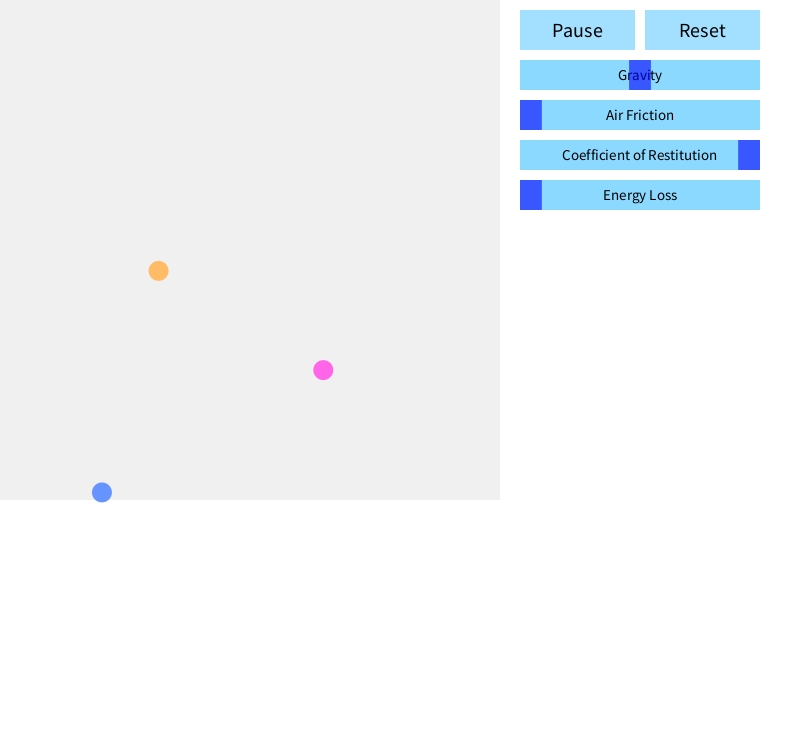
Frame 1 (no input)
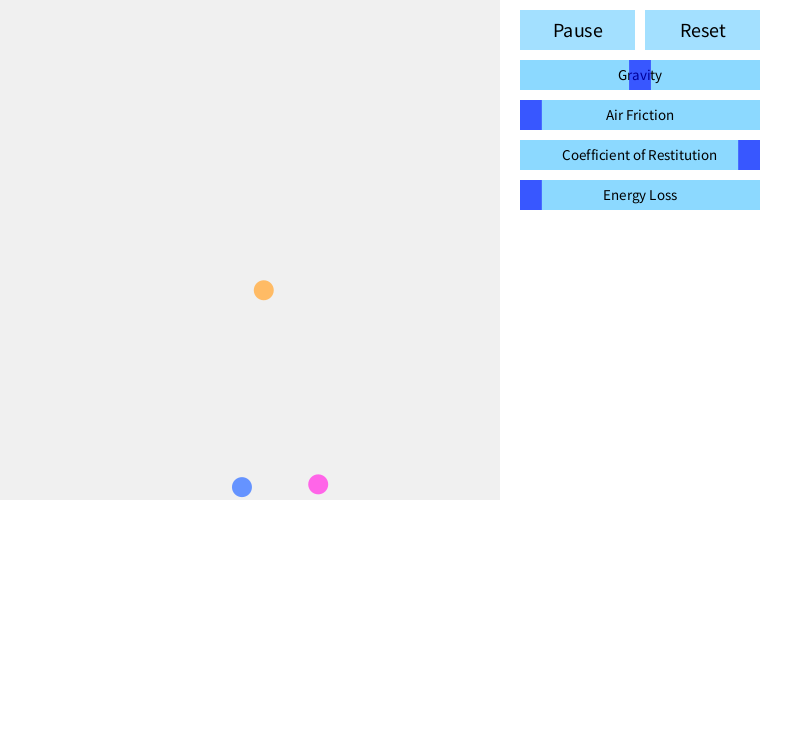
Frame 60 (the mouse pressed at the canvas centre just before this capture)
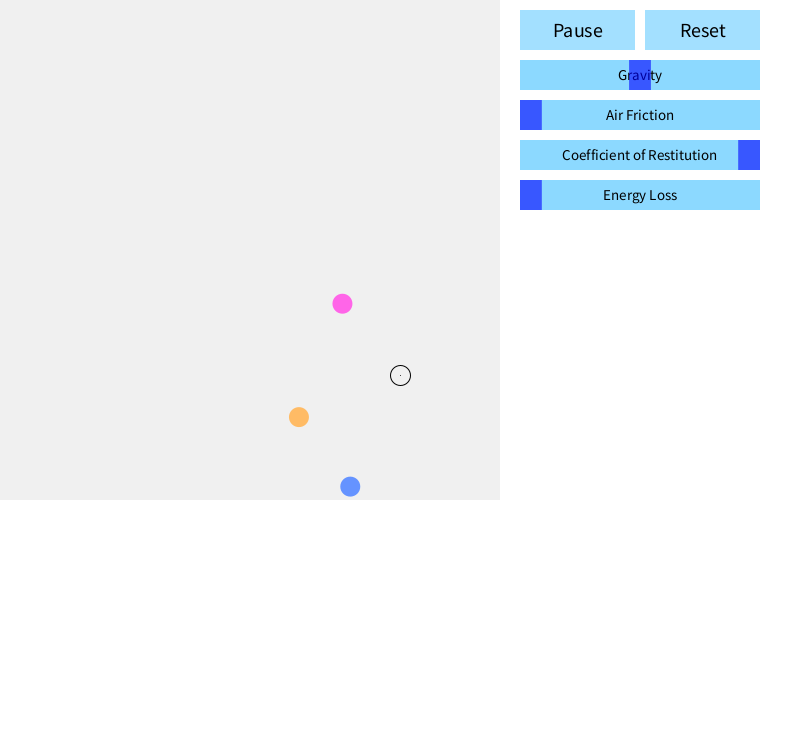
Frame 120 (the mouse held since frame 60 and released just before this capture)

The Processing sketch that drew these frames (run headless with seeded random() and noise(); from frame 60 on, the mouse is pressed at the canvas centre):

// Processing sketch: ball
// ── ball.pde
final int skipRate = 5;

//Controls

final int CS_NORMAL =  0, 
CS_HOVER = 1, 
CS_PRESS = 2, 
CS_CLICK = 3, 
CS_RELEASE = 4;

boolean _Control_input_capture =false;

class Control
{
  public float x, y, w, h;
  public color fg, bg;
  int state;
  Control()
  {
  }
  Control(float x_pos, float y_pos, float Width, float Height, color foreground, color background)
  {
    state = CS_NORMAL;
    x = x_pos;
    y = y_pos;
    w = Width;
    h = Height;
    fg = foreground;
    bg = background;
  }
  void draw()
  {
    noStroke();
    fill(bg, 192);
    rect(x, y, w, h);
  }
  int hitTest()
  {
    if (mouseX>=x&&mouseX-x<=w)
    {
      if (mouseY>=y&&mouseY-y<=h)
      {
        // Mouse in area
        if (mousePressed)
        {
          if (state == CS_HOVER)
          {
            // Click
            state = CS_PRESS;
            return CS_CLICK;
          }
          if (state == CS_PRESS)
          {
            // Hold
            return CS_PRESS;
          }
          if (state == CS_NORMAL)
          {
            // Hold and enter
            return CS_NORMAL;
          }
        }
        if (state == CS_PRESS)
        {
          state = CS_HOVER;
          return CS_RELEASE;
        }
        state = CS_HOVER;
        return CS_HOVER;
      }
    }
    state = CS_NORMAL;
    return CS_NORMAL;
  }
}

class Slider extends Control
{
  public float value;
  public String caption;
  public color textcolor;
  Slider(String title, float init_val, float x_pos, float y_pos, float Width, float Height, color blockColor, color textColor, color background)
  {
    caption = title;
    state = CS_NORMAL;
    x = x_pos;
    y = y_pos;
    w = Width/1.1;
    h = Height;
    fg = blockColor;
    bg = background;
    textcolor = textColor;
    value = init_val;
  }
  void draw()
  {
    // Reset Out-of-Bounds
    if (value<0)
    {
      value = 0;
    }
    if (value>1)
    {
      value = 1;
    }
    float w_temp = w; // Slider background must be complete
    w*=1.1;
    super.draw();
    fill(textcolor);
    textAlign(CENTER, CENTER);
    textSize(h/2);
    text(caption, x+w/2, y+h/2);
    w = w_temp; // Set back for slider drawing
    // Draw Slider
    noStroke();
    switch(state)
    {
    case CS_NORMAL:
      fill(fg, 153);
      break;
    case CS_HOVER:
      fill(fg, 255);
      break;
    case CS_PRESS:
      fill(fg, 192);
      break;
    }
    rect(x+value*w, y, w/10, h);
  }
  float drag_begin_displacement; // Temp variable for dragging
  float value0;
  private void updateVal()
  {
    value = value0 + ((float)((mouseX-drag_begin_displacement)))/((float)w);
    if (value<0)
    {
      value = 0;
    }
    if (value>1)
    {
      value = 1;
    }

  }
  int hitTest()
  {
    if (_Control_input_capture&&state!=CS_PRESS)
    {
      return CS_NORMAL;
    }
    // WORK CONTINUES HERE
    if (mouseY>=y&&mouseY-y<=h)
    {
      if (mouseX>=x+value*w&&mouseX-(x+value*w)<=w/10&&value>=0&&value<=1)
      {
        // Mouse on block
        if (mousePressed)
        {
          // Update value
          if (state == CS_NORMAL)
          {
            // Hold mouse and enter
            return CS_NORMAL;
          }
          if (state == CS_HOVER)
          {
            // Just Began dragging
            drag_begin_displacement = mouseX;
            value0 = value;
          }
          updateVal();
          state = CS_PRESS;
          return CS_PRESS;
        }
        state = CS_HOVER;
        return CS_HOVER;
      }
      // Outside, fall out
    }
    if (mousePressed&&state==CS_PRESS&&value>=0&&value<=1)
    {
      // Drag out of region, but continue
      updateVal();
      return CS_PRESS;
    }
    state = CS_NORMAL;
    return CS_NORMAL;
  }
}

class Button extends Control
{
  public String caption;
  Button()
  {
  }
  Button(String Title, float x_pos, float y_pos, float Width, float Height, color textColor, color background)
  {
    caption = Title;
    x = x_pos;
    y = y_pos;
    w = Width;
    h = Height;
    fg = textColor;
    bg = background;
  }
  void draw()
  {
    noStroke();
    switch(state)
    {
    case CS_NORMAL:
      fill(bg, 153);
      break;
    case CS_HOVER:
      fill(bg, 255);
      break;
    case CS_PRESS:
      fill(bg, 192);
      break;
    }
    rect(x, y, w, h);
    fill(fg);
    textSize(h/2);
    textAlign(CENTER, CENTER);
    text(caption, x+w/2, y+h/2);
    // This line has an unknown problem with processing.js
    // the text(String, int, int, int, int) will never draw
    // So I have to do it in another way
  }
}

class StateButton extends Button
{
  public boolean selected;
  StateButton(boolean Selected, String Title, float x_pos, float y_pos, float Width, float Height, color textColor, color background)
  {
    selected = Selected;
    caption = Title;
    x = x_pos;
    y = y_pos;
    w = Width;
    h = Height;
    fg = textColor;
    bg = background;
  }
  void draw()
  {
    noStroke();
    switch(state)
    {
    case CS_NORMAL:
      if (selected)
      {
        fill(bg, 255);
      } else
      {
        fill(bg, 153);
      }
      break;
    case CS_HOVER:
      fill(bg, 255);
      break;
    case CS_PRESS:
      fill(bg, 192);
      break;
    }
    rect(x, y, w, h);
    fill(fg);
    textSize(h/2);
    textAlign(CENTER, CENTER);
    text(caption, x+w/2, y+h/2);
  }
  int hitTest()
  {
    int test_result = super.hitTest();
    if (test_result == CS_CLICK)
    {
      selected = true;
    }
    return test_result;
  }
}

class Switch extends Button
{
  public boolean value;
  Switch(boolean initVal, String Title, float x_pos, float y_pos, float Width, float Height, color textColor, color background)
  {
    value = initVal;
    caption = Title;
    x = x_pos;
    y = y_pos;
    w = Width;
    h = Height;
    fg = textColor;
    bg = background;
  }  
  int hitTest()
  {
    int result = super.hitTest();
    if (result == CS_CLICK)
    {
      value = !value;
    }
    return result;
  }
  void draw()
  {
    super.draw();
    stroke(#FFFFFF);
    if (value)
    {
      fill(#00ff00, 255);
    } else
    {
      fill(#666666, 153);
    }
    ellipse(x+8, y+h/2, h/2, h/2);
  }
}

// Data Structure Declarations

class point
{
  public float x, y;
  point()
  {
    x=0;
    y=0;
  }
  point(float x0, float y0)
  {
    x=x0;
    y=y0;
  }
}


// Global Environment Controllers

float g = 500, af=1, cofr = 1, eloss=0;

float cx=500, cy=500;

// Main Class declaration

class Ball
{
  // Instance variables
  public float x, y;
  public float vx, vy;
  public float r, m;
  color tint;
  // Contructors
  Ball()
  {
    x=0;
    y=0;
    vx=0;
    vy=0;
    r=10;
    m=1;
    colorMode(HSB, 360, 100, 100);
    tint = color(random(0, 360), 60, 100);
  }
  Ball(float x0, float y0, float v0x, float v0y, float radius, float mass)
  {
    x=x0;
    y=y0;
    vx=v0x;
    vy=v0y;
    r=radius;
    m=mass;
    colorMode(HSB, 360, 100, 100);
    tint = color(random(0, 60)*6, 60, 100);
  }
  void move()
  {
    // collision detection
    if (x<r)
    {
      x=r+(r-x);
      vx*=-1;
      vx*=(1-eloss);
    }
    if (x>cx-r)
    {
      x=cx-r+(cx-r-x);
      vx*=-1;
      vx*=(1-eloss);
    }
    if (y<r)
    {
      y=r+r-y;
      vy*=-1;
      vy*=(1-eloss);
    }
    vy-=(g/frameRate/skipRate);
    x+=vx/frameRate/skipRate;
    y+=vy/frameRate/skipRate;
    // Air friction
    vx *= af;
    vy *= af;
  }
  void draw()
  {
    colorMode(RGB);
    noStroke();
//    stroke(#000000);
    fill(tint);
    // draw in real coordinate system

    ellipse(mapx(x), mapy(y), 2*r, 2*r);
  }
}

float mapx(float x)
{
  return x;
}
float mapy(float y)
{
  return 500-y;
}

// Controls

//Sliders
Slider gravity_ctrl = new Slider("Gravity", 0.5, 520, 60, 240, 30, #0000ff, #000000, #66ccff);
Slider af_ctrl = new Slider("Air Friction", 0, 520, 100, 240, 30, #0000ff, #000000, #66ccff);
Slider cofr_ctrl = new Slider("Coefficient of Restitution", 1, 520, 140, 240, 30, #0000ff, #000000, #66ccff);
Slider eloss_ctrl = new Slider("Energy Loss", 0, 520, 180, 240, 30, #0000ff, #000000, #66ccff);


//Buttons
Button pause =  new Button("Pause", 520, 10, 115, 40, #000000, #66ccff);
Button iterate = new Button("Reset", 645, 10, 115, 40, #000000, #66ccff);


// Global variables
Ball[] balls = new Ball[64];
int count = 3;
int state = 0;
float tempmousex, tempmousey;
boolean pausebutton = false;


// Functions 

float cast_shadow(float leng, float theta)
{
  return leng*cos(abs(theta));
}

void collide(Ball b1, Ball b2)  // COLLISION!!!
{
  // Decide baselines
  float thetaa = atan((b1.y-b2.y)/(b1.x-b2.x));
  float thetab;
  if (thetaa >= HALF_PI)
  {
    thetab = thetaa - HALF_PI;
  } else
  {
    thetab = thetaa + HALF_PI;
  }

  // decompose v
  float va1 = cast_shadow(b1.vx, thetaa) + cast_shadow(b1.vy, thetaa-HALF_PI);
  float vb1 = cast_shadow(b1.vx, thetab) + cast_shadow(b1.vy, thetab-HALF_PI);
  float va2 = cast_shadow(b2.vx, thetaa) + cast_shadow(b2.vy, thetaa-HALF_PI);
  float vb2 = cast_shadow(b2.vx, thetab) + cast_shadow(b2.vy, thetab-HALF_PI);
  // a collide with each other on, while b remains
  float new_va1 = ((b1.m-b2.m)*va1+2*b2.m*va2)/(b1.m+b2.m);
  float new_va2 = ((b2.m-b1.m)*va2+2*b1.m*va1)/(b1.m+b2.m);
  // put v back
  float new_v1x = cast_shadow(new_va1, thetaa) + cast_shadow(vb1, thetaa-HALF_PI);
  float new_v1y = cast_shadow(new_va1, thetab) + cast_shadow(vb1, thetab-HALF_PI);  
  float new_v2x = cast_shadow(new_va2, thetaa) + cast_shadow(vb2, thetaa-HALF_PI);
  float new_v2y = cast_shadow(new_va2, thetab) + cast_shadow(vb2, thetab-HALF_PI);
  // deal with energy loss
  new_v1x*=(1-eloss);
  new_v1y*=(1-eloss);
  new_v2x*=(1-eloss);
  new_v2y*=(1-eloss);
  // apply coe
  float dx = (new_v1x - new_v2x)/2;
  float dy = (new_v1y - new_v2y)/2;
  float x_loss = dx*(1-cofr);
  float y_loss = dy*(1-cofr);
  new_v1x-=x_loss;
  new_v1y-=y_loss;
  new_v2x+=x_loss;
  new_v2y+=y_loss;
  b1.vx = new_v1x*(1-eloss);
  b1.vy = new_v1y*(1-eloss);
  b2.vx = new_v2x*(1-eloss);
  b2.vy = new_v2y*(1-eloss);
  //  println(new_v1x+" "+new_v1y+" "+new_v2x+" "+new_v2y);
}

void collision_detect()
{
  for (int i = 0; i < count; i++)
  {
    for (int j = i + 1; j < count; j++)
    {
      if (dist(balls[i].x, balls[i].y, balls[j].x, balls[j].y) <= balls[i].r+balls[j].r)
      {
        // Resolve position overlapping
        float theta = atan((balls[i].y-balls[j].y)/(balls[i].x-balls[j].x));
        float midx = (balls[i].x+balls[j].x)/2;
        float midy = (balls[i].y+balls[j].y)/2;
        float exd = (balls[i].r+balls[j].r)/2;
        if (balls[i].x>midx)
        {
          balls[i].x = midx + exd * cos(theta);
          balls[j].x = midx - exd * cos(theta);
        } else
        {
          balls[i].x = midx - exd * cos(theta);
          balls[j].x = midx + exd * cos(theta);
        }
        if (balls[i].y>midy)
        {
          balls[i].y = midy + exd * sin(theta);
          balls[j].y = midy - exd * sin(theta);
        } else
        {
          balls[i].y = midy - exd * sin(theta);
          balls[j].y = midy + exd * sin(theta);
        }
        // Collide
        collide(balls[i], balls[j]);
      }
    }
  }
}

void setup()
{
  size(800, 750);
  frameRate(100);
  for (int i = 0; i != count; i++)
  {
  balls[i] = new Ball(random(0, 500), random(0, 500), random(-500, 500), random(-500, 500), 10, 1);
  }
}


void control_update()
{
  //Buttons & Sliders
  if (pause.hitTest() == CS_CLICK) {
    if (pausebutton == false) {
      pausebutton = true;
      pause.caption = "Play";
    } else if (pausebutton == true) {
      pausebutton = false;
      pause.caption = "Pause";
    }
  }
  if (iterate.hitTest() == CS_CLICK) {
    count = 0;
  }
  if (gravity_ctrl.hitTest() == CS_PRESS) {
    g = gravity_ctrl.value*1000;
  }
  if (af_ctrl.hitTest() == CS_PRESS) {
    af = 0.999+(1-af_ctrl.value)*0.001;
  }
  if (cofr_ctrl.hitTest() == CS_PRESS) {
    cofr = cofr_ctrl.value;
  }
  if (eloss_ctrl.hitTest() == CS_PRESS) {
    eloss = eloss_ctrl.value;
  }

  pause.draw();
  iterate.draw();
  gravity_ctrl.draw();
  af_ctrl.draw();
  cofr_ctrl.draw();
  eloss_ctrl.draw();
}

boolean isDragging = false;

void draw()
{
  colorMode(RGB, 255, 255, 255);
  background(#ffffff);
  noStroke();
  fill(#f0f0f0);
  rect(0,0,500,500);
  for (int i=0; i!=count; i++)
  {
    balls[i].draw();
  }
  if (!pausebutton)
  {
    for (int i=0; i!=skipRate; i++)
    {
      for (int j=0; j!=count; j++)
      {
        collision_detect();
        balls[j].move();
      }
    }
  }
  if (isDragging)
  {
    stroke(#000000);
    noFill();
    ellipse(tempmousex, tempmousey, 20, 20);
    line(tempmousex, tempmousey, mouseX, mouseY);
  }

  control_update();
}

void mousePressed()
{
  // Detect mouse launch input
  if (mouseX > 10 && mouseX < 490 && mouseY > 10 && mouseY < 490)
  {
    if (state == 0 && count != 64) {
      isDragging = true;
      tempmousex = mouseX;
      tempmousey = mouseY;
      state = 1;
    }
  }
  else
  {
    state = 0;
  }
}

void mouseReleased()
{
  isDragging = false;
  float distance, xdist, ydist;
  if (state == 1) {
    distance = dist(tempmousex, tempmousey, mouseX, mouseY);
    xdist = mouseX - tempmousex;
    ydist = mouseY - tempmousey;
    balls[count] = new Ball(tempmousex, -tempmousey + 500, 100*xdist/(0.5*frameRate), 100*-ydist/(0.5*frameRate), 10, 1);
    count++;
    state = 0;
  }
}
